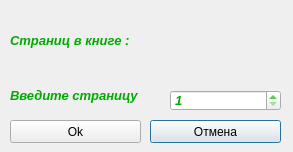
<?xml version="1.0" encoding="UTF-8"?>
<ui version="4.0">
 <class>Dialog</class>
 <widget class="QDialog" name="Dialog">
  <property name="geometry">
   <rect>
    <x>0</x>
    <y>0</y>
    <width>293</width>
    <height>152</height>
   </rect>
  </property>
  <property name="windowTitle">
   <string>Dialog</string>
  </property>
  <widget class="QPushButton" name="Close">
   <property name="geometry">
    <rect>
     <x>150</x>
     <y>120</y>
     <width>131</width>
     <height>23</height>
    </rect>
   </property>
   <property name="text">
    <string>Отмена</string>
   </property>
  </widget>
  <widget class="QLabel" name="label_2">
   <property name="geometry">
    <rect>
     <x>10</x>
     <y>80</y>
     <width>131</width>
     <height>31</height>
    </rect>
   </property>
   <property name="font">
    <font>
     <pointsize>10</pointsize>
     <weight>75</weight>
     <italic>true</italic>
     <bold>true</bold>
    </font>
   </property>
   <property name="styleSheet">
    <string notr="true">color: rgb(0, 170, 0);</string>
   </property>
   <property name="text">
    <string>Введите страницу</string>
   </property>
  </widget>
  <widget class="QLabel" name="label">
   <property name="geometry">
    <rect>
     <x>10</x>
     <y>20</y>
     <width>121</width>
     <height>41</height>
    </rect>
   </property>
   <property name="font">
    <font>
     <pointsize>10</pointsize>
     <weight>75</weight>
     <italic>true</italic>
     <bold>true</bold>
    </font>
   </property>
   <property name="styleSheet">
    <string notr="true">color: rgb(0, 170, 0);</string>
   </property>
   <property name="text">
    <string>Страниц в книге :</string>
   </property>
  </widget>
  <widget class="QLabel" name="AllPages">
   <property name="geometry">
    <rect>
     <x>170</x>
     <y>30</y>
     <width>111</width>
     <height>21</height>
    </rect>
   </property>
   <property name="text">
    <string/>
   </property>
  </widget>
  <widget class="QSpinBox" name="spinBox">
   <property name="geometry">
    <rect>
     <x>170</x>
     <y>90</y>
     <width>111</width>
     <height>21</height>
    </rect>
   </property>
   <property name="font">
    <font>
     <pointsize>10</pointsize>
     <weight>75</weight>
     <italic>true</italic>
     <bold>true</bold>
    </font>
   </property>
   <property name="styleSheet">
    <string notr="true">color: rgb(0, 170, 0);</string>
   </property>
   <property name="minimum">
    <number>1</number>
   </property>
   <property name="maximum">
    <number>9999</number>
   </property>
  </widget>
  <widget class="QPushButton" name="Ok">
   <property name="enabled">
    <bool>true</bool>
   </property>
   <property name="geometry">
    <rect>
     <x>10</x>
     <y>120</y>
     <width>131</width>
     <height>23</height>
    </rect>
   </property>
   <property name="text">
    <string>Ok</string>
   </property>
  </widget>
 </widget>
 <resources/>
 <connections/>
</ui>
